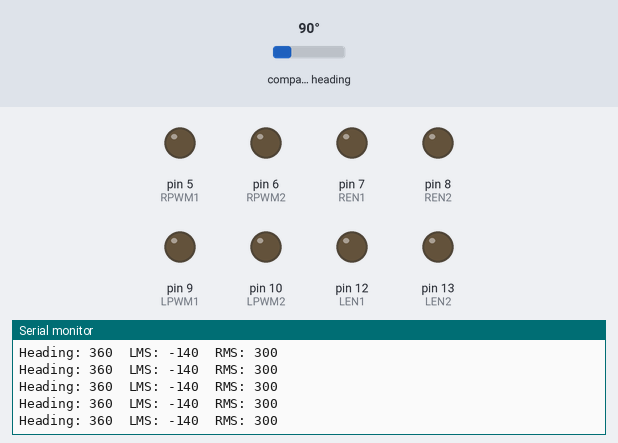
Recording of a sketch running on a simulated Arduino Uno, built with avr-gcc and run on an emulated ATmega328P. Shown: output pins drawn as LEDs (lit = HIGH), the last lines printed to the serial monitor. The inputs (shaded band) are chosen by the test bench; at power-on: compass heading 90°.

Above: at 1.2 s.
1.3 s: compass heading set to 7°
At 2.4 s:
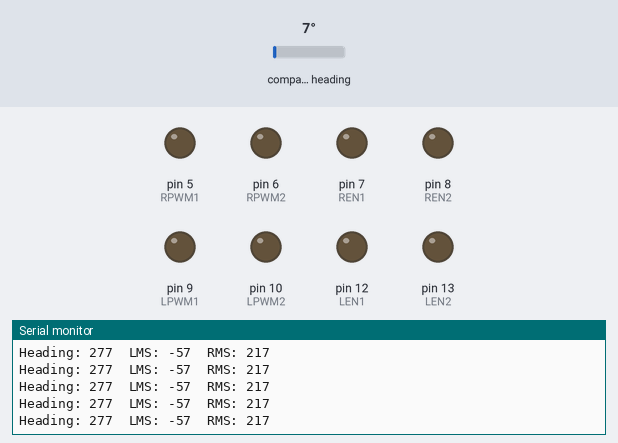
4.3 s: compass heading set to 180°
At 4.9 s:
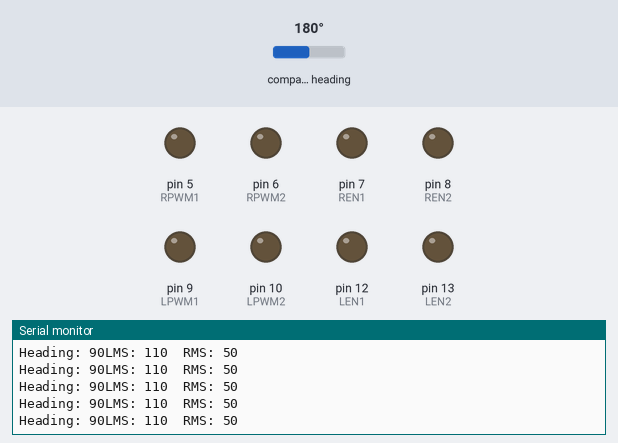

The sketch:

comass_speed_cali.ino
```cpp
#include <Wire.h>
#include <MechaQMC5883.h>
int REN1 = 7; // Right Forward EN
int REN2 = 8; // Right Reverse EN
int LEN1 = 12; // Left Forward EN
int LEN2 = 13; // Left Reverse EN

int RPWM1 = 5; // Right Forward PWM
int RPWM2 = 6; // Right Reverse PWM
int LPWM1 = 9; // Left Forward PWM
int LPWM2 = 10; // Left Reverse PWM


MechaQMC5883 qmc;
int heading;

int Speed = 80;
int CD = 130;
int error_head;
int error_volt;
int RMS;
int LMS;
int D_speed = 100;
void setup() {
  Serial.begin(9600);
  Wire.begin();
  qmc.init();
  pinMode(REN1, OUTPUT);
  pinMode(REN2, OUTPUT);
  pinMode(LEN1, OUTPUT);
  pinMode(LEN2, OUTPUT);
  pinMode(RPWM1, OUTPUT);
  pinMode(RPWM2, OUTPUT);
  pinMode(LPWM1, OUTPUT);
  pinMode(LPWM2, OUTPUT);

  digitalWrite(REN1, LOW);
  digitalWrite(REN2, LOW);
  digitalWrite(LEN1, LOW);
  digitalWrite(LEN2, LOW);
  analogWrite(RPWM1, 0);
  analogWrite(RPWM2, 0);
  analogWrite(LPWM1, 0);
  analogWrite(LPWM2, 0);

}

void Forward() {

  Serial.println("Forward");
  digitalWrite(REN1, HIGH);
  digitalWrite(REN2, HIGH);
  digitalWrite(LEN1, HIGH);
  digitalWrite(LEN2, HIGH);

  analogWrite(RPWM1, 0);
  analogWrite(RPWM2, D_speed);
  analogWrite(LPWM1, 0);
  analogWrite(LPWM2, D_speed);
}

void Error() {


  digitalWrite(REN1, HIGH);
  digitalWrite(REN2, HIGH);
  digitalWrite(LEN1, HIGH);
  digitalWrite(LEN2, HIGH);

  analogWrite(RPWM1, RMS);
  analogWrite(RPWM2, 0);
  analogWrite(LPWM1, LMS);
  analogWrite(LPWM2, 0);
}


void loop() {
  int x, y, z;
  qmc.read(&x, &y, &z);

  heading = atan2(x, y) / 0.0174532925;

  if (heading < 0)
    heading += 360;
  heading = 360 - heading;

  Serial.print("Heading: ");
  Serial.print(heading);

  int bx = CD - 10;
  int by = CD + 10;

  if ((CD - 10) <= heading && heading <= (CD + 10)) {
    //Forward();
  }
  else if (heading > by) {
    error_head = heading - by;
    error_volt = error_head * 1;
    RMS = Speed + error_volt ;
    LMS = Speed - error_volt ;
    Serial.print("  LMS: ");
    Serial.print(LMS);
    Serial.print("  RMS: ");
    Serial.println(RMS);
    //Error();

  }
  else if (heading  < bx) {
    error_head = bx - heading ;
    error_volt = error_head * 1;
    RMS = Speed - error_volt ;
    LMS = Speed + error_volt ;
    Serial.print("LMS: ");
    Serial.print(LMS);
    Serial.print("  RMS: ");
    Serial.println(RMS);
    //Error();
  }

}
```

Measured:
- after the input at 1.3 s, the serial monitor: prints a new line after 0.08 s (image 1)
- after the input at 4.3 s, the serial monitor: prints a new line after 0.09 s (image 2)
